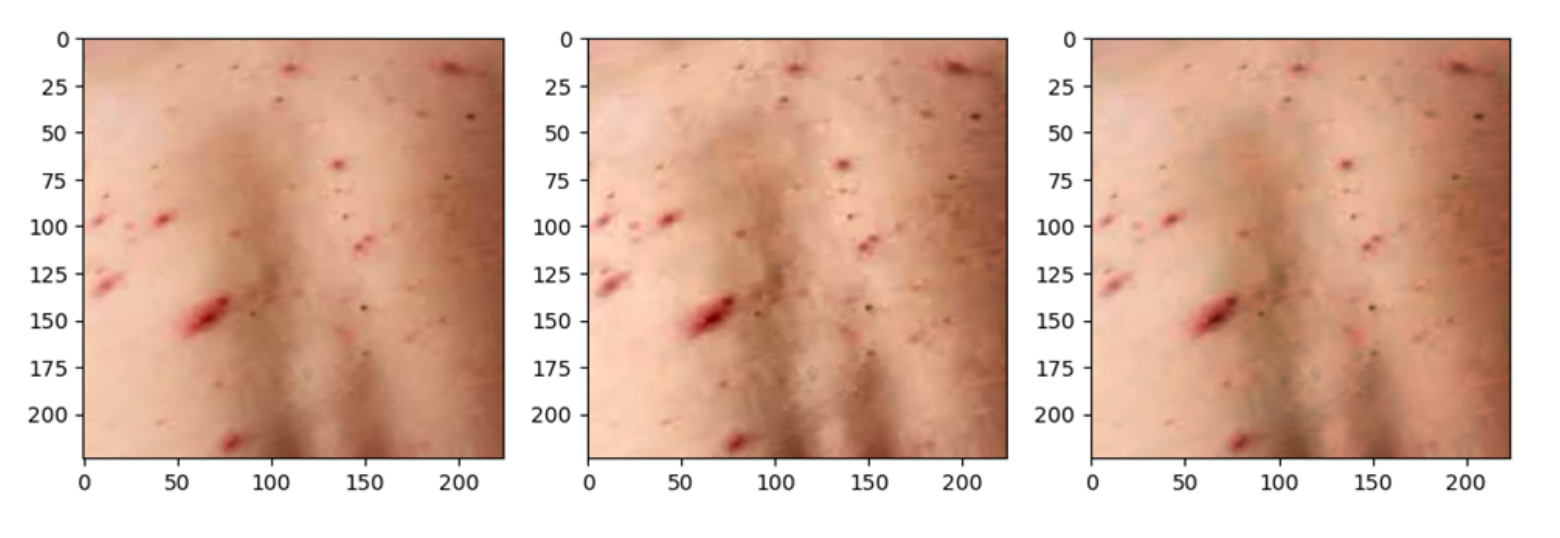
#> input picture ahe.png, 1560 x 538 px, given as the content of the folder /kaggle/input, which was not available
$ jupyter execute --allow-errors project.ipynb   (older library calls are emulated)   (text cells are left out)
#> lines starting #> are read from the running program, lines starting #| are printed output that depends on the picture; pictures that were not available may be replaced by others from this repository, and a replacement may not be noted
[cell 1]
# This Python 3 environment comes with many helpful analytics libraries installed
# It is defined by the kaggle/python Docker image: https://github.com/kaggle/docker-python
# For example, here's several helpful packages to load

import numpy as np # linear algebra
import pandas as pd # data processing, CSV file I/O (e.g. pd.read_csv)

# Input data files are available in the read-only "../input/" directory
# For example, running this (by clicking run or pressing Shift+Enter) will list all files under the input directory

import os
for dirname, _, filenames in os.walk('/kaggle/input'):
    for filename in filenames:
        print(os.path.join(dirname, filename))

# You can write up to 20GB to the current directory (/kaggle/working/) that gets preserved as output when you create a version using "Save & Run All"
# You can also write temporary files to /kaggle/temp/, but they won't be saved outside of the current session

[cell 2]
import matplotlib.pyplot as plt
import seaborn as sns
import os
import pandas as pd
from PIL import Image
import os
import cv2
import glob
import os
import numpy as np
import random
import shutil
from tensorflow.keras.preprocessing.image import ImageDataGenerator, load_img, img_to_array, array_to_img
from collections import Counter
from sklearn.datasets import make_classification
from sklearn.model_selection import train_test_split
from sklearn.metrics import accuracy_score
import seaborn as sns
from sklearn.metrics import confusion_matrix,classification_report, accuracy_score
from sklearn.metrics import roc_curve, auc

[cell 3]
BASE_DIR = '/kaggle/input/monkeypoxskinimagedataset/Monkeypox Skin Image Dataset/'
data = []
for subdir in sorted(os.listdir(BASE_DIR)):
    subfolder_path = os.path.join(BASE_DIR, subdir)
    if os.path.isdir(subfolder_path):
        for file_name in sorted(os.listdir(subfolder_path)):
            file_path = os.path.join(subfolder_path, file_name)
            try:
                with Image.open(file_path) as img:
                    width, height = img.size
                    channels = len(img.getbands())
                    data.append({
                        'image_path': file_path,
                        'height': height,
                        'width': width,
                        'channels': channels,
                        'label': subdir
                    })
            except Exception as e:
                print(f"Error processing file {file_path}: {e}")
dataset= pd.DataFrame(data)

[cell 4]
dataset.head()

[cell 5]
dataset.info()

#> (a cell that did not finish here is left out)

#> (a cell that did not finish here is left out)

#> (a cell that did not finish here is left out)

#> (a cell that did not finish here is left out)

#> (a cell that did not finish here is left out)

[cell 11]
input_dir = '/kaggle/input/monkeypoxskinimagedataset/Monkeypox Skin Image Dataset/Chickenpox'
output_dir = '/kaggle/working/chickenpox'
os.makedirs(output_dir, exist_ok=True)
max_images = 270
#> (the rest of this cell did not finish here and is left out)

[cell 12]
input_dir = '/kaggle/input/monkeypoxskinimagedataset/Monkeypox Skin Image Dataset/Measles'
output_dir = '/kaggle/working/Measles'
os.makedirs(output_dir, exist_ok=True)
max_images = 270
#> (the rest of this cell did not finish here and is left out)

[cell 13]
src_dir = "/kaggle/input/monkeypoxskinimagedataset/Monkeypox Skin Image Dataset/Monkeypox"
dst_dir = "/kaggle/working/Monkeypox"
os.makedirs(dst_dir, exist_ok=True)
for pngfile in glob.iglob(os.path.join(src_dir, "*.png")):
    shutil.copy(pngfile, dst_dir)

[cell 14]
src_dir = "/kaggle/input/monkeypoxskinimagedataset/Monkeypox Skin Image Dataset/Normal"
dst_dir = "/kaggle/working/Normal"
os.makedirs(dst_dir, exist_ok=True)
for jpgfile in glob.iglob(os.path.join(src_dir, "*.png")):
    shutil.copy(jpgfile, dst_dir)

[cell 15]
BASE_DIR = '/kaggle/working/'
adata = []
for subdir in sorted(os.listdir(BASE_DIR)):
    subfolder_path = os.path.join(BASE_DIR, subdir)
    if os.path.isdir(subfolder_path):
        for file_name in sorted(os.listdir(subfolder_path)):
            file_path = os.path.join(subfolder_path, file_name)
            try:
                with Image.open(file_path) as img:
                    width, height = img.size
                    channels = len(img.getbands())
                    adata.append({
                        'image_path': file_path,
                        'height': height,
                        'width': width,
                        'channels': channels,
                        'label': subdir
                    })
            except Exception as e:
                print(f"Error processing file {file_path}: {e}")
adataset= pd.DataFrame(adata)

[cell 16]
adataset.head

#> (a cell that did not finish here is left out)

[cell 18]
#label encoding
code = {'Normal':0 ,'Monkeypox':1,'Measles':2,'chickenpox':3}
def getcode(n) :
    for x , y in code.items() :
        if n == y :
            return x

[cell 19]
data_path = '/kaggle/working/'
image = []
label = []
for folder in os.listdir(data_path):
    folder_path = os.path.join(data_path, folder)
    files = glob.glob(os.path.join(folder_path, '*.png'))
    for file in files:
            image_data = cv2.imread(file)
#> image_data is the input picture: shape (538, 1560, 3); mean B, G, R 168.1, 185.5, 219.9
            image_array_rgb = cv2.cvtColor(image_data, cv2.COLOR_BGR2RGB)
            image.append(image_array_rgb)
            label.append(code.get(folder))
print(f"Number of images: {len(image)}")
#| Number of images: 1
print(f"Number of labels: {len(label)}")

[cell 20]
plt.figure(figsize=(20,20))
for n , i in enumerate(list(np.random.randint(0,len(image),12))) :
    plt.subplot(4,4,n+1)
    plt.imshow(image[i])
    plt.axis('off')
    plt.title(getcode(label[i]))
#> this loop made 12 passes

[cell 21]
red_ahe_img = []
for img in image:
    red_channel, green_channel, blue_channel = cv2.split(img)
    clahe = cv2.createCLAHE(clipLimit=1,tileGridSize=(12,12))
    red_channel_eq = clahe.apply(red_channel)
    red_ch_image_eq = cv2.merge((red_channel_eq, green_channel, blue_channel))
    red_ahe_img.append(red_ch_image_eq)
#> this loop made 1 pass
#> pass 1, `red_channel, green_channel, blue_channel = cv2.split(img)`:
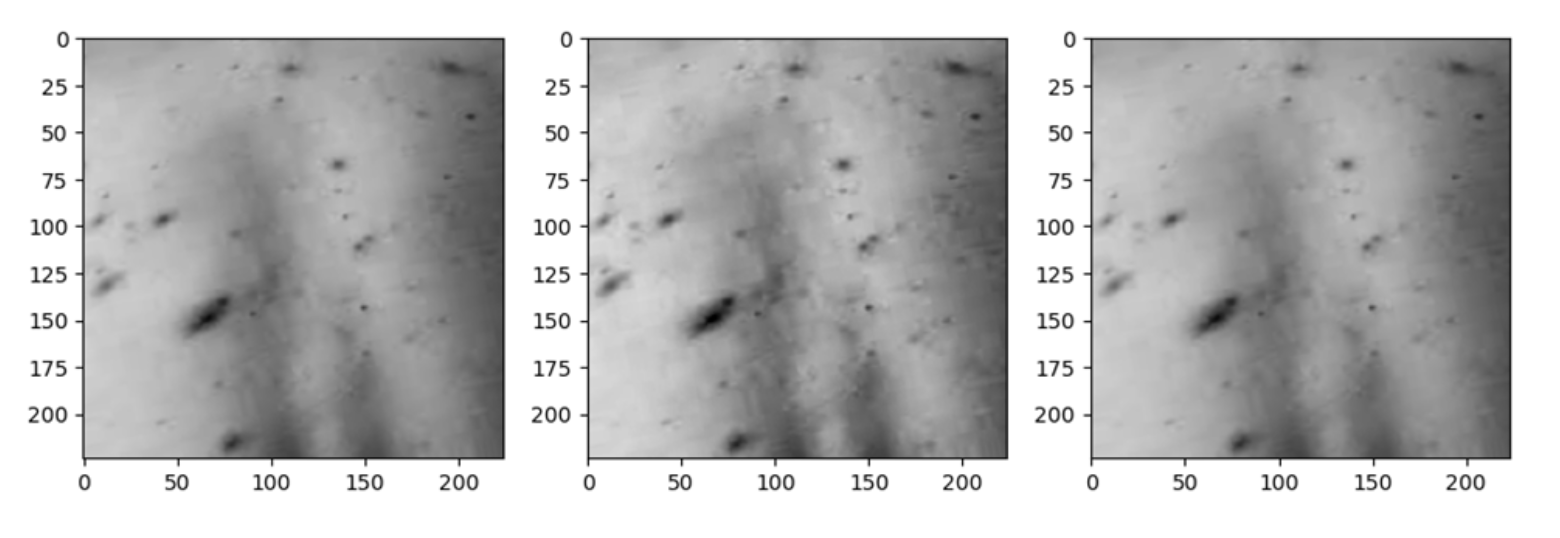
#> green_channel: shape (538, 1560); min 0, max 255, mean 185.5
#> pass 1, `red_channel, green_channel, blue_channel = cv2.split(img)`:
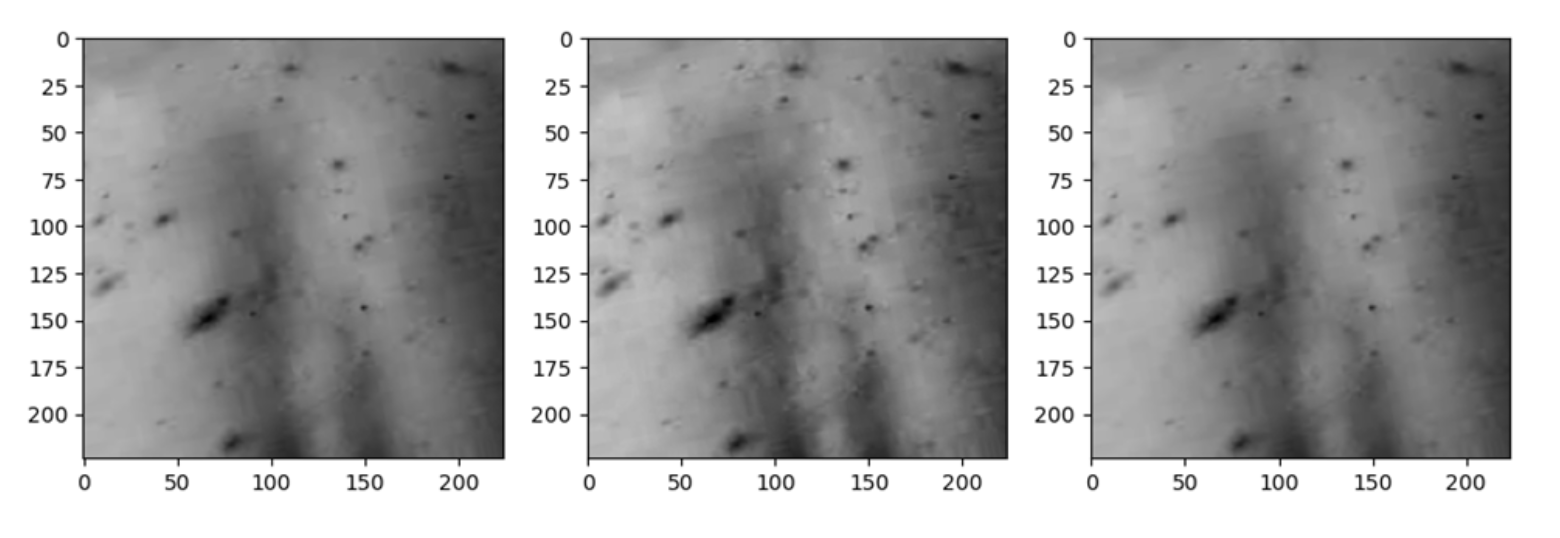
#> blue_channel: shape (538, 1560); min 0, max 255, mean 168.1
#> pass 1, `red_channel_eq = clahe.apply(red_channel)`:
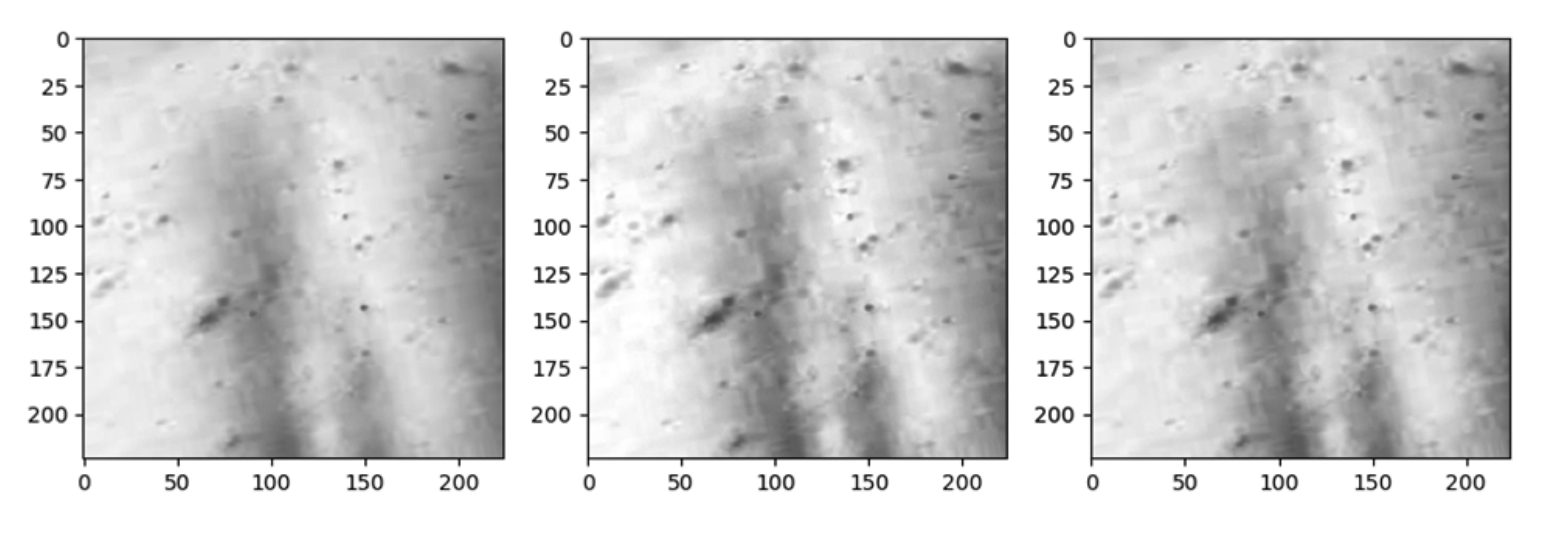
#> red_channel_eq: shape (538, 1560); min 11, max 255, mean 211.3
#> after the loop, red_ahe_img = 1 item
red_ahe_img = np.array(red_ahe_img)

[cell 22]
from skimage.feature import graycomatrix, graycoprops
def extract_glcm_features(image):
    gray = cv2.cvtColor(image, cv2.COLOR_RGB2GRAY)
    glcm = graycomatrix(gray, distances=[1], angles=[0], levels=256, symmetric=True, normed=True)
    contrast = graycoprops(glcm, 'contrast')[0, 0]
    dissimilarity = graycoprops(glcm, 'dissimilarity')[0, 0]
    homogeneity = graycoprops(glcm, 'homogeneity')[0, 0]
    energy = graycoprops(glcm, 'energy')[0, 0]
    correlation = graycoprops(glcm, 'correlation')[0, 0]
    return [contrast, dissimilarity, homogeneity, energy, correlation]

[cell 23]
def compute_color_moments(image):
    image = image.astype(np.float32)
    means = []
    variances = []
    skews = []
    channels = ('Red', 'Green', 'Blue')
    for i, channel in enumerate(channels):
        mean = np.mean(image[:, :, i])
        means.append(mean)
        variance = np.var(image[:, :, i])
        variances.append(variance)
        skewness = np.mean((image[:, :, i] - mean)**3) / (np.sqrt(variance)**3)
        skews.append(skewness)
    features = means + variances + skews
    return features

[cell 24]
from skimage.feature import local_binary_pattern
def extract_lbp_features(img):
    gray = cv2.cvtColor(img, cv2.COLOR_RGB2GRAY)
    lbp = local_binary_pattern(gray, P=8, R=1, method='uniform')
    n_bins = int(lbp.max() + 1)
    hist, _ = np.histogram(lbp, bins=n_bins, range=(0, n_bins), density=True)
    return hist

[cell 25]
image_features = []
labels = []
for i in range(len(red_ahe_img)):
        image_array_rgb = cv2.cvtColor(red_ahe_img[i], cv2.COLOR_BGR2RGB)
        lpb=extract_lbp_features(red_ahe_img[i])
        col=compute_color_moments(red_ahe_img[i])
        glcm_features = extract_glcm_features(image_array_rgb)
        #shape_features = extract_shape_features(image_array_rgb)
        features = np.hstack([glcm_features,lpb,col])
        image_features.append(features)
        labels.append(label[i])
#> this loop made 1 pass
#> (n_bins in extract_lbp_features, channels in compute_color_moments, contrast in extract_glcm_features, dissimilarity in extract_glcm_features, homogeneity in extract_glcm_features, energy in extract_glcm_features, correlation in extract_glcm_features) on pass 1: (10, ('Red', 'Green', 'Blue'), 130.3, 2.49, 0.717, 0.325, 0.981)
#> pass 1, `image_array_rgb = cv2.cvtColor(red_ahe_img[i], cv2.COLOR_BGR2RGB)`:
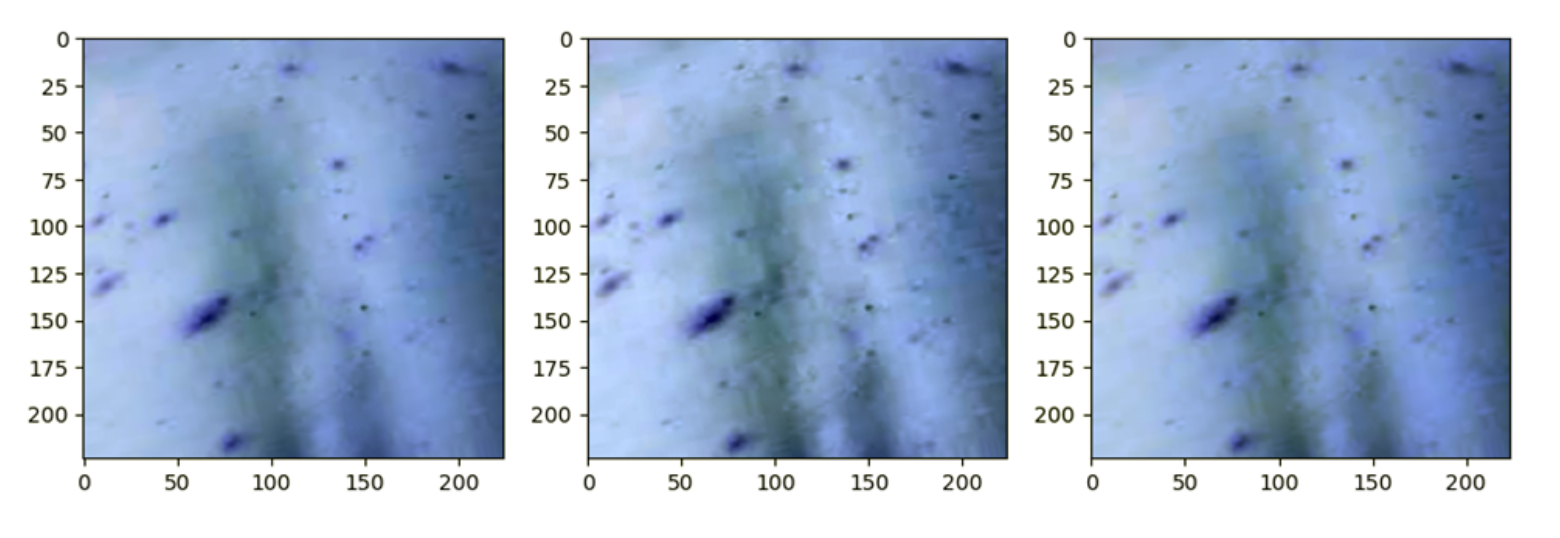
#> image_array_rgb: shape (538, 1560, 3); mean R, G, B 168.1, 185.5, 211.3
#> pass 1, in extract_lbp_features, `lbp = local_binary_pattern(gray, P=8, R=1, method='uniform')`:
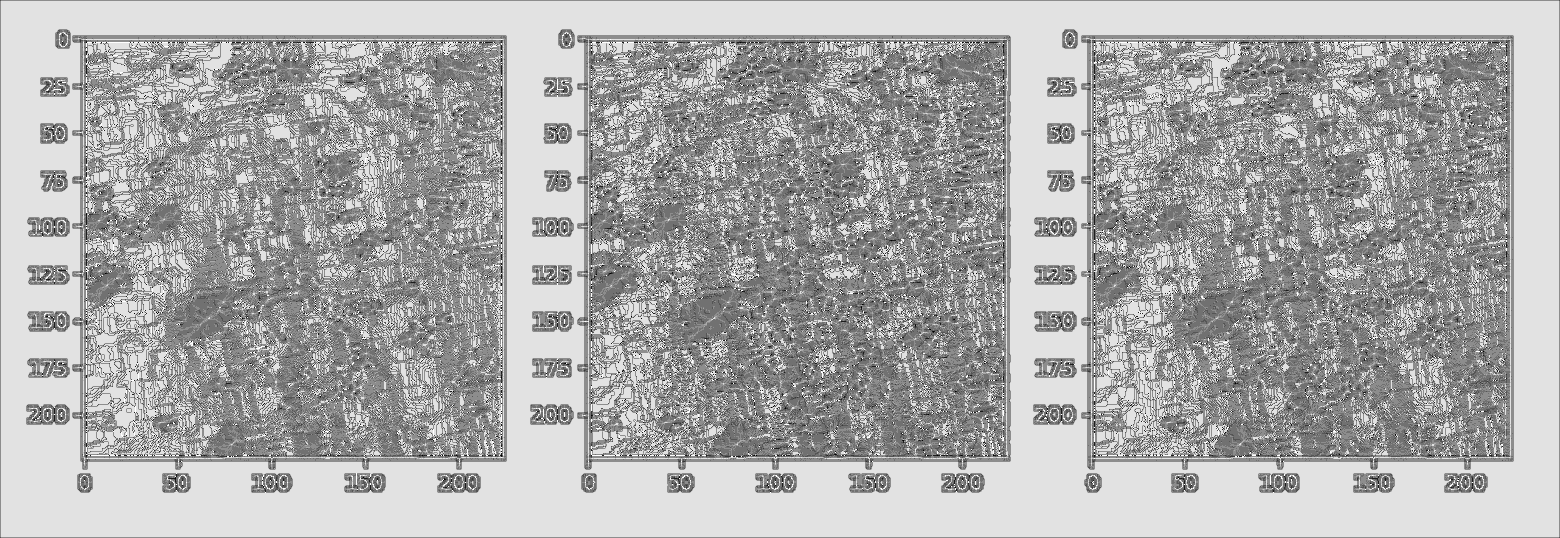
#> lbp: shape (538, 1560) float64; min 0, max 9, mean 6.08; drawn with min black and max white
#> after the loop, image_features = 1 item; labels = 1 item

X = np.array(image_features)
y = np.array(labels)
print(f"Feature matrix shape: {X.shape}")
#| Feature matrix shape: (1, 24)
print(f"Labels shape: {y.shape}")
#| Labels shape: (1,)

$ run again, on unbalanced.png
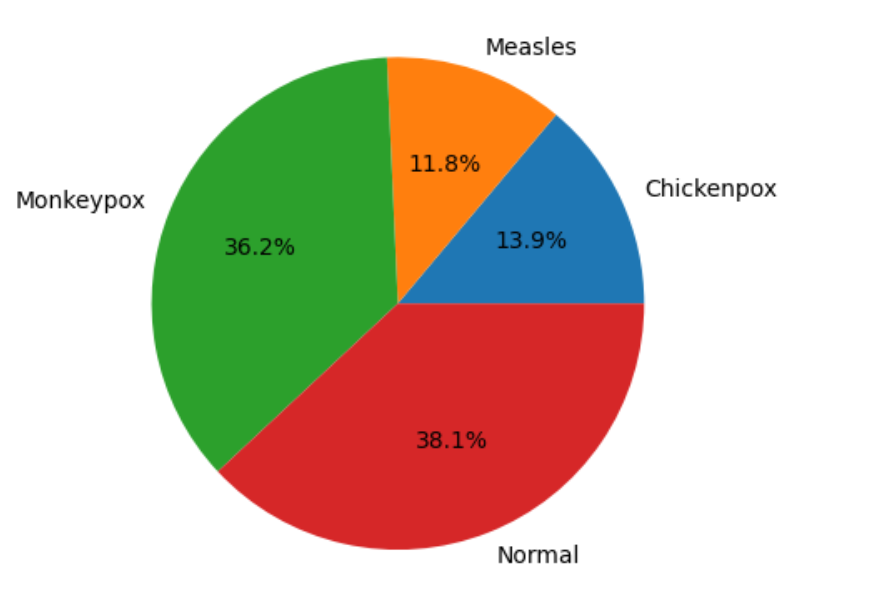
#> input picture unbalanced.png, 882 x 612 px, given as the content of the folder /kaggle/input, which was not available
#> image_data is the input picture: shape (612, 882, 3); mean B, G, R 184.2, 200.5, 210.2
#| Number of images: 1
#> the loop `for n , i in enumerate(list(np.random.randint(0,len(image),12))) :` made 12 passes
#> the loop `for img in image:` made 1 pass
#> pass 1, `red_channel, green_channel, blue_channel = cv2.split(img)`:
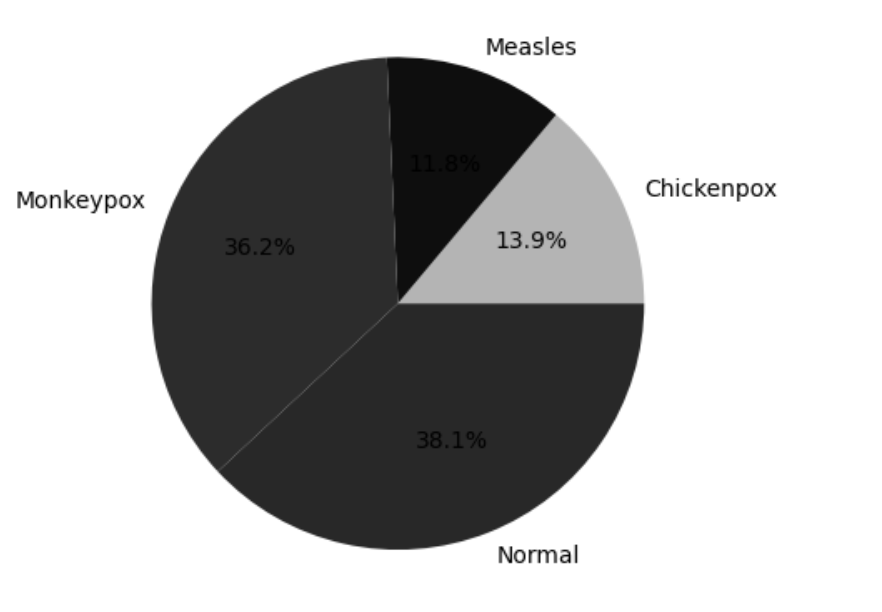
#> blue_channel: shape (612, 882); min 0, max 255, mean 184.2
#> after the loop `for img in image:`: red_ahe_img = 1 item
#> the loop `for i in range(len(red_ahe_img)):` made 1 pass
#> (n_bins in extract_lbp_features, channels in compute_color_moments, contrast in extract_glcm_features, dissimilarity in extract_glcm_features, homogeneity in extract_glcm_features, energy in extract_glcm_features, correlation in extract_glcm_features) on pass 1: (10, ('Red', 'Green', 'Blue'), 57.68, 1.01, 0.964, 0.645, 0.995)
#> pass 1, in extract_lbp_features, `lbp = local_binary_pattern(gray, P=8, R=1, method='uniform')`:
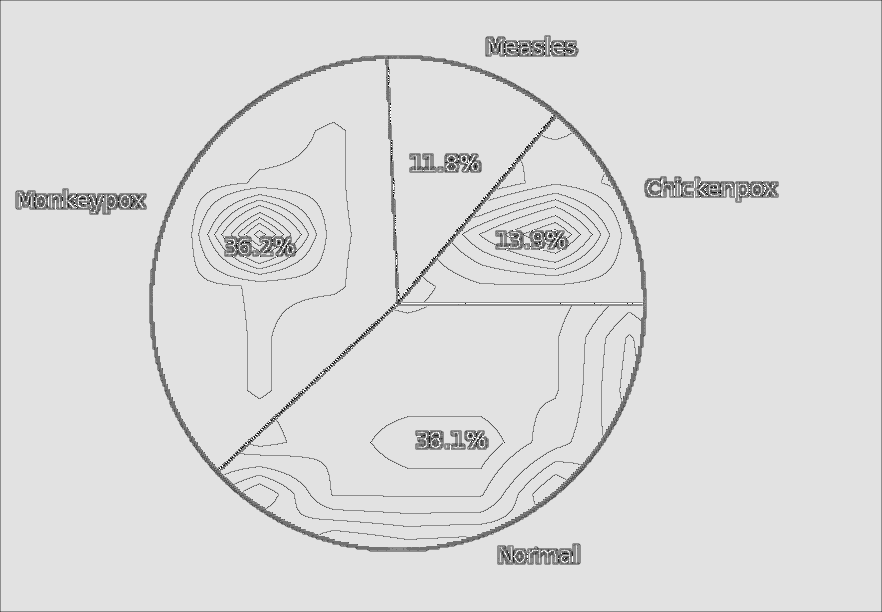
#> lbp: shape (612, 882) float64; min 0, max 9, mean 7.79; drawn with min black and max white
#| Feature matrix shape: (1, 24)
#| Labels shape: (1,)
